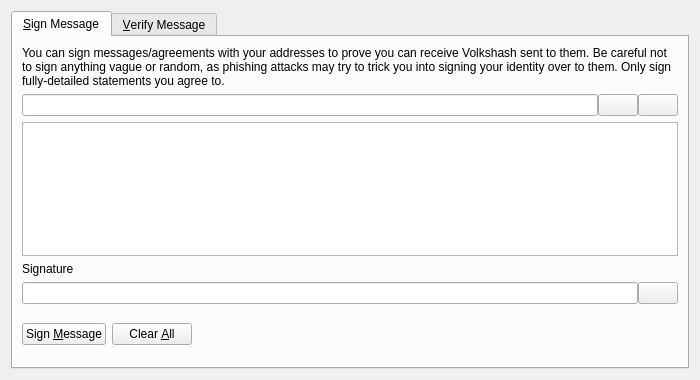
<?xml version="1.0" encoding="UTF-8"?>
<ui version="4.0">
 <class>SignVerifyMessageDialog</class>
 <widget class="QDialog" name="SignVerifyMessageDialog">
  <property name="geometry">
   <rect>
    <x>0</x>
    <y>0</y>
    <width>700</width>
    <height>380</height>
   </rect>
  </property>
  <property name="windowTitle">
   <string>Signatures - Sign / Verify a Message</string>
  </property>
  <property name="modal">
   <bool>true</bool>
  </property>
  <layout class="QVBoxLayout" name="verticalLayout">
   <item>
    <widget class="QTabWidget" name="tabWidget">
     <property name="currentIndex">
      <number>0</number>
     </property>
     <widget class="QWidget" name="tabSignMessage">
      <attribute name="title">
       <string>&amp;Sign Message</string>
      </attribute>
      <layout class="QVBoxLayout" name="verticalLayout_SM">
       <item>
        <widget class="QLabel" name="infoLabel_SM">
         <property name="text">
          <string>You can sign messages/agreements with your addresses to prove you can receive Volkshash sent to them. Be careful not to sign anything vague or random, as phishing attacks may try to trick you into signing your identity over to them. Only sign fully-detailed statements you agree to.</string>
         </property>
         <property name="textFormat">
          <enum>Qt::PlainText</enum>
         </property>
         <property name="wordWrap">
          <bool>true</bool>
         </property>
        </widget>
       </item>
       <item>
        <layout class="QHBoxLayout" name="horizontalLayout_1_SM">
         <property name="spacing">
          <number>0</number>
         </property>
         <item>
          <widget class="QValidatedLineEdit" name="addressIn_SM">
           <property name="toolTip">
            <string>The Volkshash address to sign the message with</string>
           </property>
          </widget>
         </item>
         <item>
          <widget class="QPushButton" name="addressBookButton_SM">
           <property name="toolTip">
            <string>Choose previously used address</string>
           </property>
           <property name="text">
            <string/>
           </property>
           <property name="shortcut">
            <string>Alt+A</string>
           </property>
           <property name="autoDefault">
            <bool>false</bool>
           </property>
          </widget>
         </item>
         <item>
          <widget class="QPushButton" name="pasteButton_SM">
           <property name="toolTip">
            <string>Paste address from clipboard</string>
           </property>
           <property name="text">
            <string/>
           </property>
           <property name="shortcut">
            <string>Alt+P</string>
           </property>
           <property name="autoDefault">
            <bool>false</bool>
           </property>
          </widget>
         </item>
        </layout>
       </item>
       <item>
        <widget class="QPlainTextEdit" name="messageIn_SM">
         <property name="toolTip">
          <string>Enter the message you want to sign here</string>
         </property>
        </widget>
       </item>
       <item>
        <widget class="QLabel" name="signatureLabel_SM">
         <property name="text">
          <string>Signature</string>
         </property>
         <property name="textFormat">
          <enum>Qt::PlainText</enum>
         </property>
        </widget>
       </item>
       <item>
        <layout class="QHBoxLayout" name="horizontalLayout_2_SM">
         <property name="spacing">
          <number>0</number>
         </property>
         <item>
          <widget class="QLineEdit" name="signatureOut_SM">
           <property name="font">
            <font>
             <italic>true</italic>
            </font>
           </property>
           <property name="readOnly">
            <bool>true</bool>
           </property>
          </widget>
         </item>
         <item>
          <widget class="QPushButton" name="copySignatureButton_SM">
           <property name="toolTip">
            <string>Copy the current signature to the system clipboard</string>
           </property>
           <property name="text">
            <string/>
           </property>
           <property name="autoDefault">
            <bool>false</bool>
           </property>
          </widget>
         </item>
        </layout>
       </item>
       <item>
        <layout class="QHBoxLayout" name="horizontalLayout_3_SM">
         <item>
          <widget class="QPushButton" name="signMessageButton_SM">
           <property name="toolTip">
            <string>Sign the message to prove you own this Volkshash address</string>
           </property>
           <property name="text">
            <string>Sign &amp;Message</string>
           </property>
           <property name="autoDefault">
            <bool>false</bool>
           </property>
          </widget>
         </item>
         <item>
          <widget class="QPushButton" name="clearButton_SM">
           <property name="toolTip">
            <string>Reset all sign message fields</string>
           </property>
           <property name="text">
            <string>Clear &amp;All</string>
           </property>
           <property name="autoDefault">
            <bool>false</bool>
           </property>
          </widget>
         </item>
         <item>
          <spacer name="horizontalSpacer_1_SM">
           <property name="orientation">
            <enum>Qt::Horizontal</enum>
           </property>
           <property name="sizeHint" stdset="0">
            <size>
             <width>40</width>
             <height>48</height>
            </size>
           </property>
          </spacer>
         </item>
         <item>
          <widget class="QLabel" name="statusLabel_SM">
           <property name="font">
            <font>
             <weight>75</weight>
             <bold>true</bold>
            </font>
           </property>
           <property name="text">
            <string/>
           </property>
           <property name="wordWrap">
            <bool>true</bool>
           </property>
          </widget>
         </item>
         <item>
          <spacer name="horizontalSpacer_2_SM">
           <property name="orientation">
            <enum>Qt::Horizontal</enum>
           </property>
           <property name="sizeHint" stdset="0">
            <size>
             <width>40</width>
             <height>48</height>
            </size>
           </property>
          </spacer>
         </item>
        </layout>
       </item>
      </layout>
     </widget>
     <widget class="QWidget" name="tabVerifyMessage">
      <attribute name="title">
       <string>&amp;Verify Message</string>
      </attribute>
      <layout class="QVBoxLayout" name="verticalLayout_VM">
       <item>
        <widget class="QLabel" name="infoLabel_VM">
         <property name="text">
          <string>Enter the receiver's address, message (ensure you copy line breaks, spaces, tabs, etc. exactly) and signature below to verify the message. Be careful not to read more into the signature than what is in the signed message itself, to avoid being tricked by a man-in-the-middle attack. Note that this only proves the signing party receives with the address, it cannot prove sendership of any transaction!</string>
         </property>
         <property name="textFormat">
          <enum>Qt::PlainText</enum>
         </property>
         <property name="alignment">
          <set>Qt::AlignLeading|Qt::AlignLeft|Qt::AlignTop</set>
         </property>
         <property name="wordWrap">
          <bool>true</bool>
         </property>
        </widget>
       </item>
       <item>
        <layout class="QHBoxLayout" name="horizontalLayout_1_VM">
         <property name="spacing">
          <number>0</number>
         </property>
         <item>
          <widget class="QValidatedLineEdit" name="addressIn_VM">
           <property name="toolTip">
            <string>The Volkshash address the message was signed with</string>
           </property>
          </widget>
         </item>
         <item>
          <widget class="QPushButton" name="addressBookButton_VM">
           <property name="toolTip">
            <string>Choose previously used address</string>
           </property>
           <property name="text">
            <string/>
           </property>
           <property name="shortcut">
            <string>Alt+A</string>
           </property>
           <property name="autoDefault">
            <bool>false</bool>
           </property>
          </widget>
         </item>
        </layout>
       </item>
       <item>
        <widget class="QPlainTextEdit" name="messageIn_VM"/>
       </item>
       <item>
        <widget class="QValidatedLineEdit" name="signatureIn_VM"/>
       </item>
       <item>
        <layout class="QHBoxLayout" name="horizontalLayout_2_VM">
         <item>
          <widget class="QPushButton" name="verifyMessageButton_VM">
           <property name="toolTip">
            <string>Verify the message to ensure it was signed with the specified Volkshash address</string>
           </property>
           <property name="text">
            <string>Verify &amp;Message</string>
           </property>
           <property name="autoDefault">
            <bool>false</bool>
           </property>
          </widget>
         </item>
         <item>
          <widget class="QPushButton" name="clearButton_VM">
           <property name="toolTip">
            <string>Reset all verify message fields</string>
           </property>
           <property name="text">
            <string>Clear &amp;All</string>
           </property>
           <property name="autoDefault">
            <bool>false</bool>
           </property>
          </widget>
         </item>
         <item>
          <spacer name="horizontalSpacer_1_VM">
           <property name="orientation">
            <enum>Qt::Horizontal</enum>
           </property>
           <property name="sizeHint" stdset="0">
            <size>
             <width>40</width>
             <height>48</height>
            </size>
           </property>
          </spacer>
         </item>
         <item>
          <widget class="QLabel" name="statusLabel_VM">
           <property name="font">
            <font>
             <weight>75</weight>
             <bold>true</bold>
            </font>
           </property>
           <property name="text">
            <string/>
           </property>
           <property name="wordWrap">
            <bool>true</bool>
           </property>
          </widget>
         </item>
         <item>
          <spacer name="horizontalSpacer_2_VM">
           <property name="orientation">
            <enum>Qt::Horizontal</enum>
           </property>
           <property name="sizeHint" stdset="0">
            <size>
             <width>40</width>
             <height>48</height>
            </size>
           </property>
          </spacer>
         </item>
        </layout>
       </item>
      </layout>
     </widget>
    </widget>
   </item>
  </layout>
 </widget>
 <customwidgets>
  <customwidget>
   <class>QValidatedLineEdit</class>
   <extends>QLineEdit</extends>
   <header>qvalidatedlineedit.h</header>
  </customwidget>
 </customwidgets>
 <resources>
  <include location="../volkshash.qrc"/>
 </resources>
 <connections/>
</ui>
